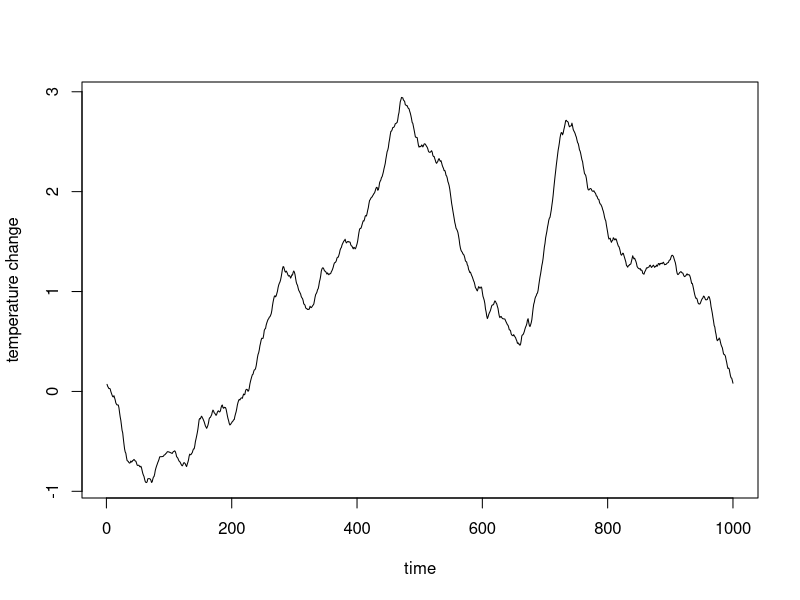
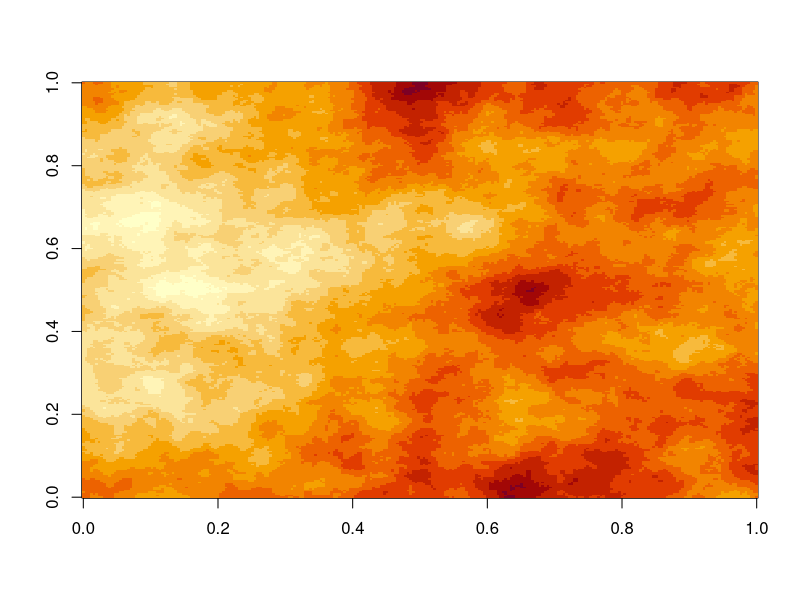
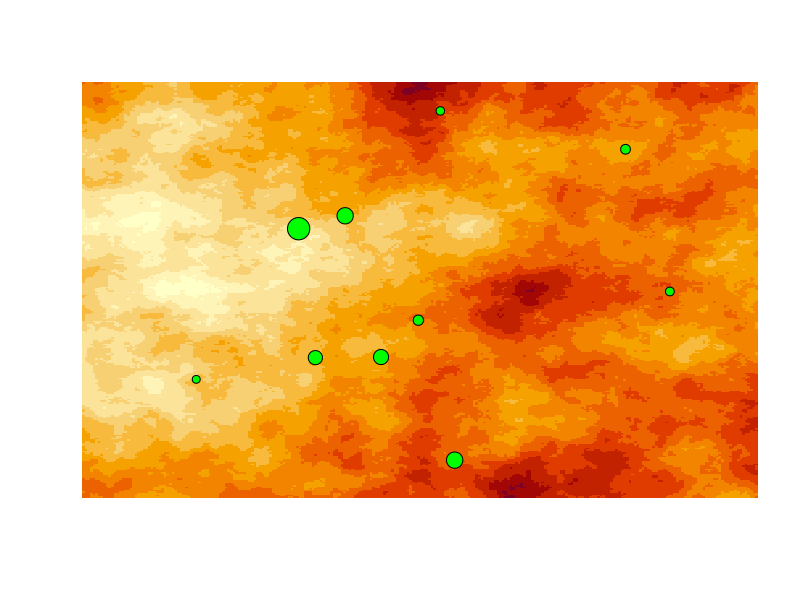
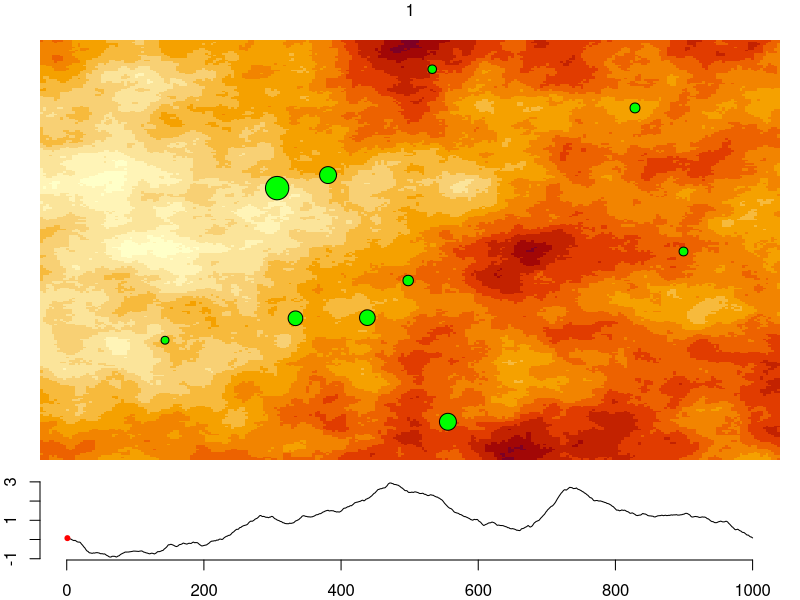
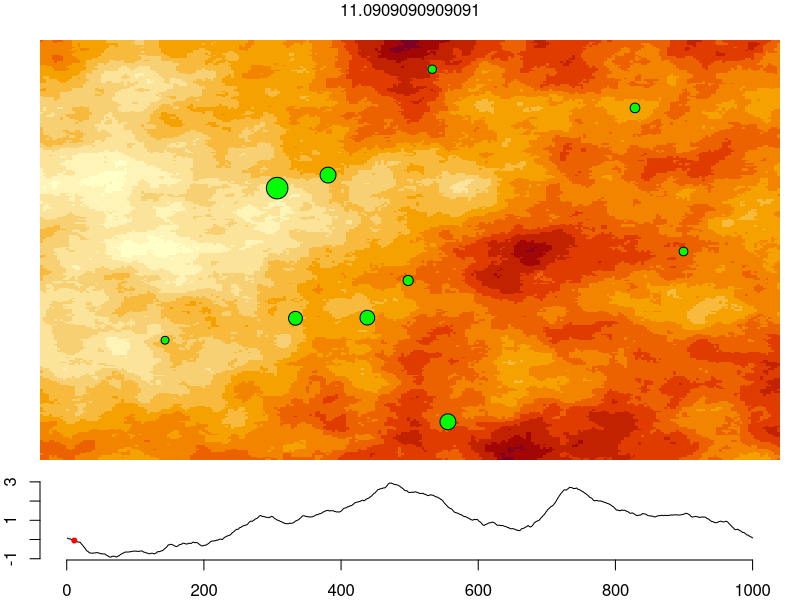
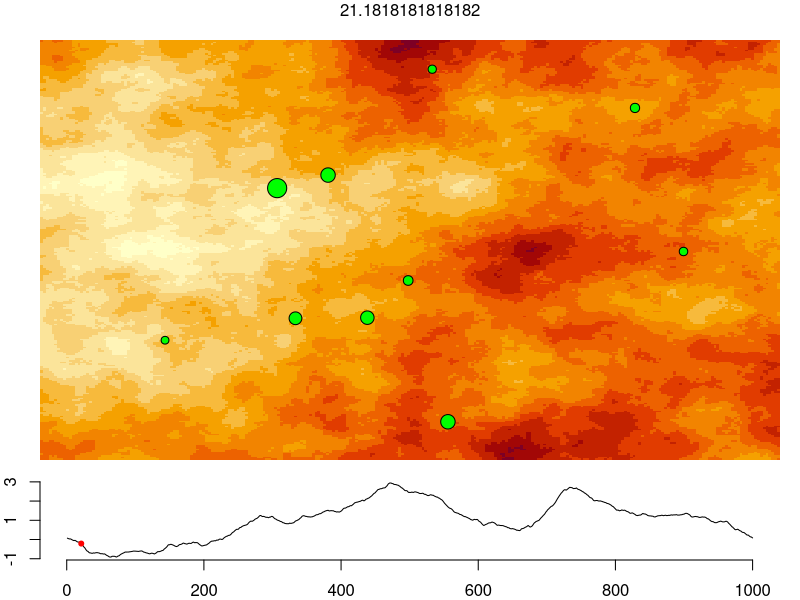
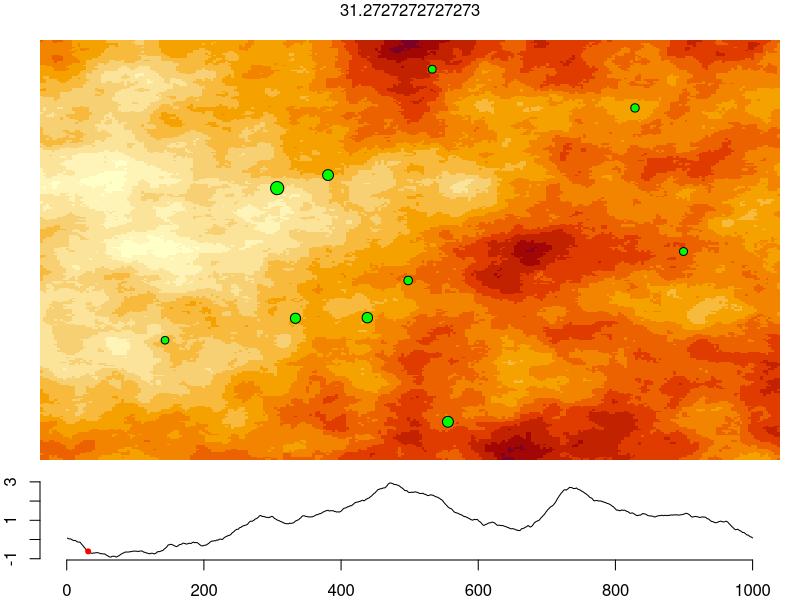
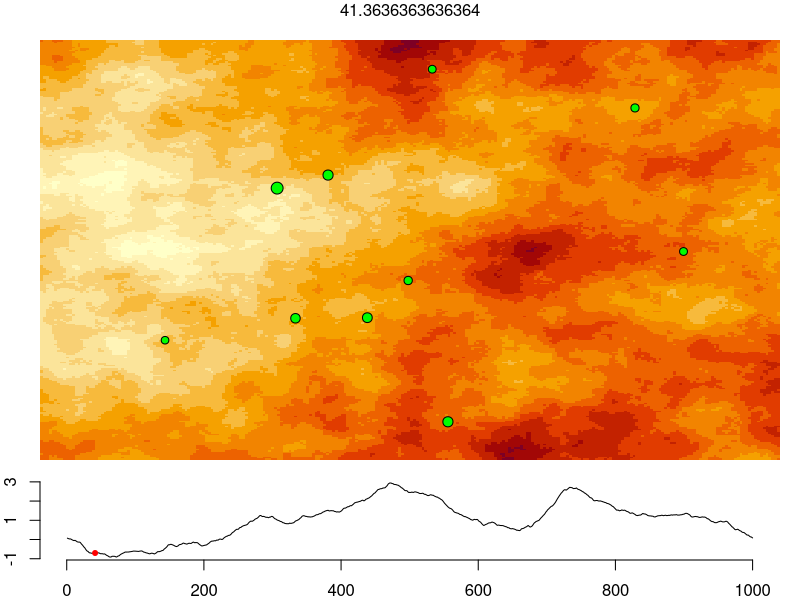

Recreate these plots in R, in order.
## ---- chunk 1

#' From tuneR package (implemented in the file Waveforms.R in tuneR source)
#'
#' Based on Timmer and Koening 1995: https://ui.adsabs.harvard.edu/abs/1995A\%26A...300..707T/abstract
#'
#' @param alpha: the slope of the power distribution (called omega in whitehead)
#' @param N: the length of the timeserie to generate
#' @export
TK95 <- function(N, alpha = 1){ 
    f <- seq(from=0, to=pi, length.out=(N/2+1))[-c(1,(N/2+1))] # Fourier frequencies
    f_ <- 1 / f^alpha # Power law
    RW <- sqrt(0.5*f_) * rnorm(N/2-1) # for the real part
    IW <- sqrt(0.5*f_) * rnorm(N/2-1) # for the imaginary part
    fR <- complex(real = c(rnorm(1), RW, rnorm(1), RW[(N/2-1):1]), 
                  imaginary = c(0, IW, 0, -IW[(N/2-1):1]), length.out=N)
     # Those complex numbers that are to be back transformed for Fourier Frequencies 0, 2pi/N, 2*2pi/N, ..., pi, ..., 2pi-1/N 
     # Choose in a way that frequencies are complex-conjugated and symmetric around pi 
     # 0 and pi do not need an imaginary part
    reihe <- fft(fR, inverse=TRUE) # go back into time domain
    return(Re(reihe)) # imaginary part is 0
}

#return spectrum of a timeserie
#' @export
getSpectrum <- function(x){
	N <- length(x)
    pw=8
	M <- 2^pw # zero-pad total length
    while(M<N){
        pw=pw+1
        M <- 2^pw
    }
	freq <- seq(0, 0.5, by = 1/M)
	x.zp <- c(x, rep(0, M-N))
	S.pgram <- (1/N)*abs(fft(x.zp)[1:(M/2+1)])^2
    S.pgram
}

#' Environment generator
#'
#' return a list of opitmum as a "1/f-noise" of N steps with sd = delta and the slope of it's spectrum decompoistion = -omega + possibility to increase the mean of the environment at a rate vt (in wich case the slop may not be -omega)
#'
#' @param omega the slope of the power distribution (called omega in whitehead)
#' @param delta the standard deviation of the global environmental fluctuation 
#' @param N the length of the timeserie to generate
#' @param vt if not NULL, the  mean of the optimum increase at a rate vt  
#' @return a list of N optima theta
#' @export
environment <- function(N,omega,delta,vt=NULL){
    ts=TK95(N,omega)
    ts=delta*ts/sd(ts)
    if(!is.null(vt))ts = ts + vt*1:N
    return(ts)
}

# white noise
#' @export
gauss <- function(N,mean,delta,v){
    sapply(1:N,function(t)rnorm(1,mean*v,delta))
}


## ---- chunk 2
tstep=1000
faketemp=environment(tstep,omega=3,delta=1)+1
plot(faketemp,type="l",ylab="temperature change",xlab="time")   
## ---- chunk 3
perlin_noise <- function( 
  n = 5,   m = 7,    # Size of the grid for the vector field
  N = 100, M = 100   # Dimension of the image
) {
  # For each point on this n*m grid, choose a unit 1 vector
  vector_field <- apply(
    array( rnorm( 2 * n * m ), dim = c(2,n,m) ),
    2:3,
    function(u) u / sqrt(sum(u^2))
  )
  f <- function(x,y) {
    # Find the grid cell in which the point (x,y) is
    i <- floor(x)
    j <- floor(y)
    stopifnot( i >= 1 || j >= 1 || i < n || j < m )
    # The 4 vectors, from the vector field, at the vertices of the square
    v1 <- vector_field[,i,j]
    v2 <- vector_field[,i+1,j]
    v3 <- vector_field[,i,j+1]
    v4 <- vector_field[,i+1,j+1]
    # Vectors from the point to the vertices
    u1 <- c(x,y) - c(i,j)
    u2 <- c(x,y) - c(i+1,j)
    u3 <- c(x,y) - c(i,j+1)
    u4 <- c(x,y) - c(i+1,j+1)
    # Scalar products
    a1 <- sum( v1 * u1 )
    a2 <- sum( v2 * u2 )
    a3 <- sum( v3 * u3 )
    a4 <- sum( v4 * u4 )
    # Weighted average of the scalar products
    s <- function(p) 3 * p^2 - 2 * p^3
    p <- s( x - i )
    q <- s( y - j )
    b1 <- (1-p)*a1 + p*a2
    b2 <- (1-p)*a3 + p*a4
    (1-q) * b1 + q * b2
  }
  xs <- seq(from = 1, to = n, length = N+1)[-(N+1)]
  ys <- seq(from = 1, to = m, length = M+1)[-(M+1)]
  outer( xs, ys, Vectorize(f) )
}


a <- .6
k <- 8
m <- perlin_noise(2,2,2^k,2^k)
for( i in 2:k )
  m <- m + a^i * perlin_noise(2^i,2^i,2^k,2^k)
image(m)
## ---- chunk 4
n=10
lat=runif(n)
lon=runif(n)
size=rexp(n)
image(m,axes=F)
points(lon,lat,bg="green",pch=21,cex=size+1)

## ---- chunk 5
for(i in seq(1,tstep,length.out=100)){
	layout(matrix(1:2,nrow=2,ncol=1),heights=c(.8,.2))
	par(mar=c(1,2,2,1))
	image(m,ann=F,axes=F,main=i)
	mtext(i,3,1)
	nsize=size*faketemp[i]+size+1
	points(lon,lat,bg="green",pch=21,cex=nsize)
	par(mar=c(2,2,0,1))
	plot(1:tstep,faketemp,type="l",ylab="temp",xlab="time",ylim=range(faketemp),ann=F,frame.plot=F)
	points(i,faketemp[i],col="red",pch=20)
}
